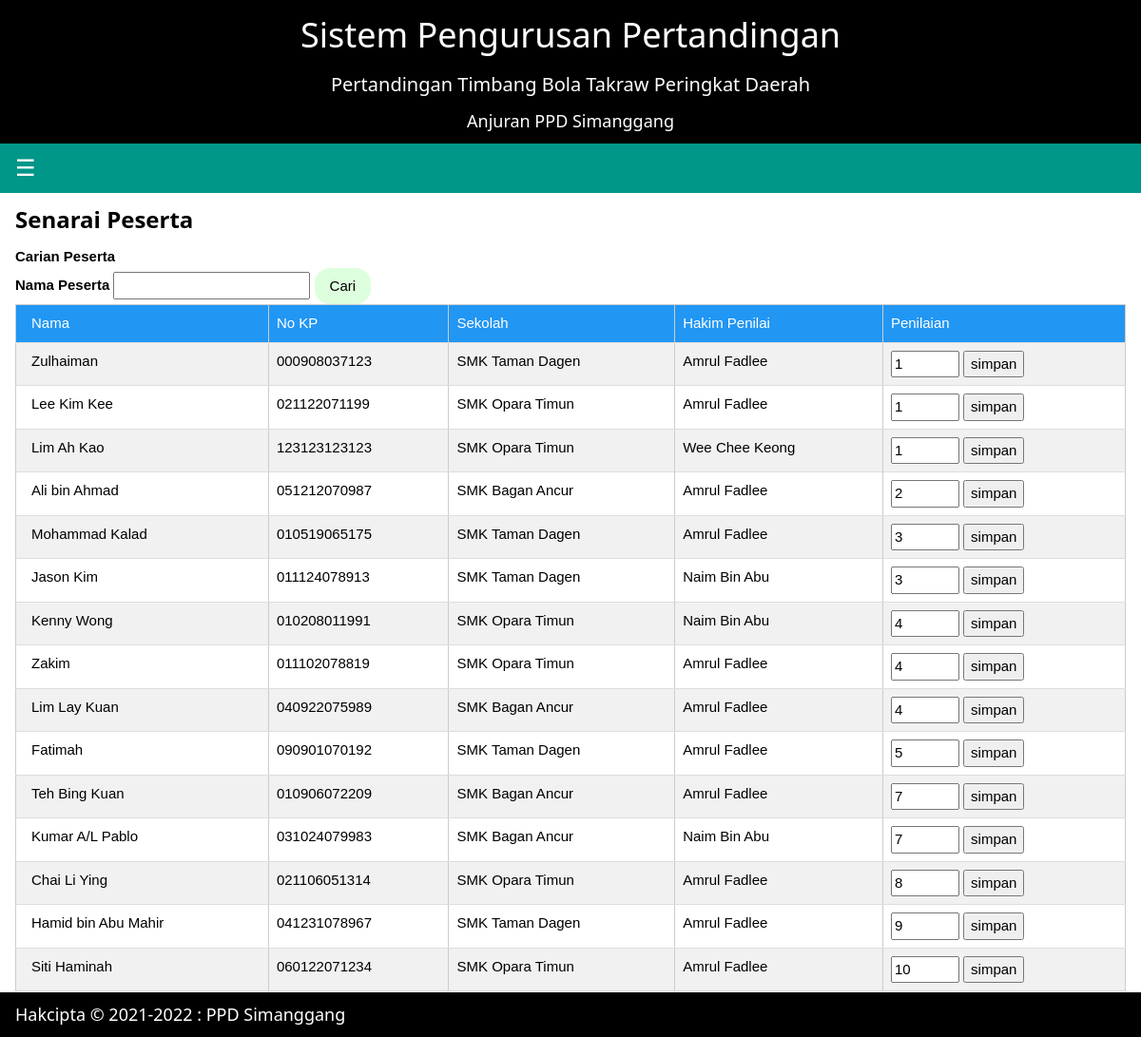
The page /penilaian-peserta.php (signed in) on the database its author committed.
### tables this page shows
CREATE TABLE `peserta` (
  `nama_peserta` varchar(60) DEFAULT NULL,
  `nokp_peserta` varchar(12) NOT NULL,
  `katalaluan_peserta` varchar(13) DEFAULT NULL,
  `kod_sekolah` varchar(7) DEFAULT NULL,
  `nokp_hakim` varchar(12) DEFAULT NULL,
  `mata` int(3) DEFAULT NULL
);

CREATE TABLE `sekolah` (
  `kod_sekolah` varchar(7) NOT NULL,
  `nama_sekolah` varchar(60) DEFAULT NULL
);

CREATE TABLE `hakim` (
  `nokp_hakim` varchar(12) NOT NULL,
  `nama_hakim` varchar(60) DEFAULT NULL,
  `katalaluan_hakim` varchar(13) DEFAULT NULL
);

### penilaian-peserta.php (the view, shortened to what this page needs)
<?php
include('header.php');
include('connection.php');
?>
<h3><b>Senarai Peserta</b></h3>
<form action='' method='POST'>
    <b>Carian Peserta</b><br>
    <b>Nama Peserta</b>    <input  type='text' name='nama'>
                    <input class="w3-btn w3-round-xlarge w3-pale-green w3-hover-pale-yellow " type='submit' value='Cari'>
</form>
<table width='100%' border='1' class="w3-table-all">
    <tr class="w3-blue">
        <td>Nama</td>
        <td>No KP</td>
        <td>Sekolah</td>
        <td>Hakim Penilai</td>
        <td>Penilaian</td>
    </tr>
<?php
$tambahan="";
$arahan_papar="SELECT* FROM peserta
LEFT JOIN sekolah
ON peserta.kod_sekolah = sekolah.kod_sekolah
LEFT JOIN hakim
ON peserta.nokp_hakim = hakim.nokp_hakim
$tambahan
order by peserta.mata";
$laksana = mysqli_query($condb,$arahan_papar);
    while($m=mysqli_fetch_array($laksana))
    {
        echo"<tr>
        <td>".$m['nama_peserta']."</td>
        <td>".$m['nokp_peserta']."</td>
        <td>".$m['nama_sekolah']."</td>
        <td>".$m['nama_hakim']."</td>
        <td>
        <form action='penilaian-proses.php' method='POST'>
            <input type='hidden' value='".$m['nokp_peserta']."' name='nokp'>
            <input type='text' name='mata' value='".$m['mata']."' size='5' required>
            <input type='submit' value='simpan'>
        </form>
        </td></tr>";
    }
?>
</table>
<?php include ('footer.php'); ?>

### w3.css (style rules this page uses)
html { box-sizing:border-box }
*,*:before,*:after { box-sizing:inherit }
html { -ms-text-size-adjust:100%;-webkit-text-size-adjust:100% }
body { margin:0 }
b,strong { font-weight:bolder }
button,input,select,textarea,optgroup { font:inherit;margin:0 }
button,input { overflow:visible }
button,[type=button],[type=reset],[type=submit] { -webkit-appearance:button }
html,body { font-family:Verdana,sans-serif;font-size:15px;line-height:1.5 }
html { overflow-x:hidden }
h3 { font-size:24px }
h1,h2,h3,h4,h5,h6 { font-family:"Segoe UI",Arial,sans-serif;font-weight:400;margin:10px 0 }
.w3-table,.w3-table-all { border-collapse:collapse;border-spacing:0;width:100%;display:table }
.w3-table-all { border:1px solid #ccc }
.w3-bordered tr,.w3-table-all tr { border-bottom:1px solid #ddd }
.w3-table-all tr:nth-child(odd) { background-color:#fff }
.w3-table-all tr:nth-child(even) { background-color:#f1f1f1 }
.w3-table td,.w3-table th,.w3-table-all td,.w3-table-all th { padding:8px 8px;display:table-cell;text-align:left;vertical-align:top }
.w3-table th:first-child,.w3-table td:first-child,.w3-table-all th:first-child,.w3-table-all td:first-child { padding-left:16px }
.w3-btn,.w3-button { border:none;display:inline-block;padding:8px 16px;vertical-align:middle;overflow:hidden;text-decoration:none;color:inherit;background-color:inherit;text-align:center;cursor:pointer;white-space:nowrap }
.w3-btn,.w3-button { -webkit-touch-callout:none;-webkit-user-select:none;-khtml-user-select:none;-moz-user-select:none;-ms-user-select:none;user-select:none }
.w3-round-xlarge { border-radius:16px }
.w3-blue,.w3-hover-blue:hover { color:#fff!important;background-color:#2196F3!important }
.w3-pale-green,.w3-hover-pale-green:hover { color:#000!important;background-color:#ddffdd!important }

### indexcss.css (style rules this page uses)
body { margin:0; padding:0; background-image:url(image/takraw2.jpg); background-size:cover; background-attachment: fixed; }

### rows shown on the page
peserta: nama_peserta "Zulhaiman", nokp_peserta "000908037123", kod_sekolah.nama_sekolah "SMK Taman Dagen", nokp_hakim.nama_hakim "Amrul Fadlee", mata "1"
peserta: nama_peserta "Lee Kim Kee", nokp_peserta "021122071199", kod_sekolah.nama_sekolah "SMK Opara Timun", nokp_hakim.nama_hakim "Amrul Fadlee", mata "1"
peserta: nama_peserta "Lim Ah Kao", nokp_peserta "123123123123", kod_sekolah.nama_sekolah "SMK Opara Timun", nokp_hakim.nama_hakim "Wee Chee Keong", mata "1"
peserta: nama_peserta "Ali bin Ahmad", nokp_peserta "051212070987", kod_sekolah.nama_sekolah "SMK Bagan Ancur", nokp_hakim.nama_hakim "Amrul Fadlee", mata "2"
peserta: nama_peserta "Mohammad Kalad", nokp_peserta "010519065175", kod_sekolah.nama_sekolah "SMK Taman Dagen", nokp_hakim.nama_hakim "Amrul Fadlee", mata "3"
peserta: nama_peserta "Jason Kim", nokp_peserta "011124078913", kod_sekolah.nama_sekolah "SMK Taman Dagen", nokp_hakim.nama_hakim "Naim Bin Abu", mata "3"
peserta: nama_peserta "Kenny Wong", nokp_peserta "010208011991", kod_sekolah.nama_sekolah "SMK Opara Timun", nokp_hakim.nama_hakim "Naim Bin Abu", mata "4"
peserta: nama_peserta "Zakim", nokp_peserta "011102078819", kod_sekolah.nama_sekolah "SMK Opara Timun", nokp_hakim.nama_hakim "Amrul Fadlee", mata "4"
peserta: nama_peserta "Lim Lay Kuan", nokp_peserta "040922075989", kod_sekolah.nama_sekolah "SMK Bagan Ancur", nokp_hakim.nama_hakim "Amrul Fadlee", mata "4"
peserta: nama_peserta "Fatimah", nokp_peserta "090901070192", kod_sekolah.nama_sekolah "SMK Taman Dagen", nokp_hakim.nama_hakim "Amrul Fadlee", mata "5"
peserta: nama_peserta "Teh Bing Kuan", nokp_peserta "010906072209", kod_sekolah.nama_sekolah "SMK Bagan Ancur", nokp_hakim.nama_hakim "Amrul Fadlee", mata "7"
peserta: nama_peserta "Kumar A/L Pablo", nokp_peserta "031024079983", kod_sekolah.nama_sekolah "SMK Bagan Ancur", nokp_hakim.nama_hakim "Naim Bin Abu", mata "7"
peserta: nama_peserta "Chai Li Ying", nokp_peserta "021106051314", kod_sekolah.nama_sekolah "SMK Opara Timun", nokp_hakim.nama_hakim "Amrul Fadlee", mata "8"
peserta: nama_peserta "Hamid bin Abu Mahir", nokp_peserta "041231078967", kod_sekolah.nama_sekolah "SMK Taman Dagen", nokp_hakim.nama_hakim "Amrul Fadlee", mata "9"
peserta: nama_peserta "Siti Haminah", nokp_peserta "060122071234", kod_sekolah.nama_sekolah "SMK Opara Timun", nokp_hakim.nama_hakim "Amrul Fadlee", mata "10"
